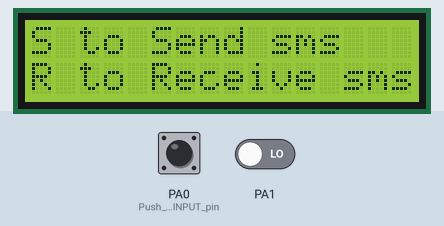
Bench run of a sketch on a simulated STM32 Blue Pill. Parts: 16×2 character LCD. The test bench sets the inputs (shaded band); at power-on: PA0 (Push_buttons_as_INPUT_pin) LOW, PA1 LOW. The modem accepts every AT command (registered, SIM ready, sends succeed) and sends nothing else.

Above: at 2.2 s.
2.3 s: PA0 (Push_buttons_as_INPUT_pin) pulled HIGH for 0.15 s
At 2.9 s:
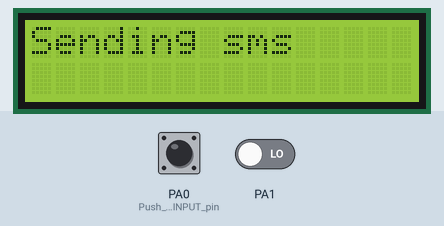
5.4 s: PA1 driven HIGH
At 7.2 s:
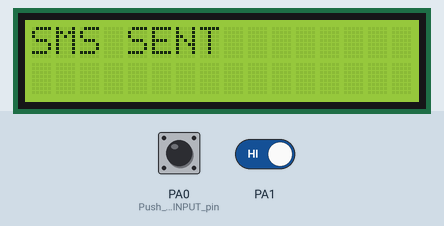
At 8.6 s:
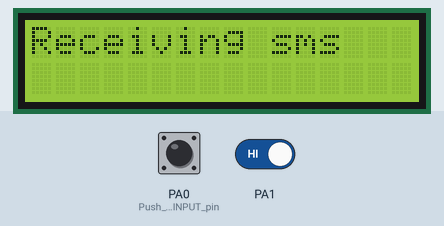
Timing chart, 0 to 10.1 s (numbered marks = the images above; inputs shaded):
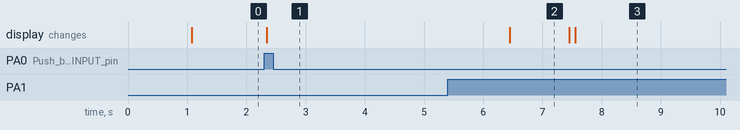

The sketch:

codeFile.ino
```cpp
#include <LiquidCrystal.h>                           //Library for LCD display


const int rs = PB11, en = PB10, d4 = PB0, d5 = PB1, d6 = PC13, d7 = PC14;      //Pins that are connected between LCD and STM32


LiquidCrystal lcd(rs, en, d4, d5, d6, d7);


int receive = 0;


void setup()


{


  lcd.begin(16,2);           //LCD set at 16x2 mode


  pinMode(PA0,INPUT);       //Push buttons as INPUT pins

  pinMode(PA1,INPUT);


  lcd.print("STM32 WITH GSM");   //Display Welcome message

  lcd.setCursor(0,1);

  lcd.print("SIM800C");


  Serial1.begin(9600);   // Setting the baud rate of GSM Module


  delay(1000);


  lcd.clear();


}


void loop()


{


  lcd.clear();

  lcd.setCursor(0,0);

  lcd.print("S to Send sms");

  lcd.setCursor(0,1);

  lcd.print("R to Receive sms");

  delay(100);


  int a = digitalRead(PA0);          //Read status of the push buttons

  int b = digitalRead(PA1);


  if (a == 1)                         // Depeding upon which push button is pressed the respected function is called

       {

         SendMessage();

       }


else if( b == 1)

      {

         RecieveMessage();

      }


}


 void SendMessage()      //Function to Send Message

{

  lcd.clear();


  lcd.print("Sending sms");

  delay(1000);

  Serial1.println("AT+CMGF=1");    //Sets the GSM Module in Text Mode


  delay(1000);


  Serial1.println("AT+CMGS=\"+917545651435\"\r"); // Replace x with mobile number


  delay(1000);


  Serial1.println("Hi Circuit Digest from GSM Module"); // The SMS text you want to send


  delay(100);


  Serial1.println((char)26);// ASCII code of CTRL+Z


  delay(1000);

  lcd.clear();

  lcd.print("SMS SENT");

  delay(1000);

}


 void RecieveMessage()         //Function to Receive Message


{


  lcd.clear();

  lcd.print("Receiving sms");


  Serial1.println("AT+CNMI=2,2,0,0,0"); // AT Command to recieve a live SMS


  delay(1000);


  while(1)

  {

           if(Serial1.available())

            {

                do


                  {


                     while ( !Serial1.available() );


                  } while ( '"' != Serial1.read() );


               do


                  {


                      while ( !Serial1.available() );


                  } while ( '"' != Serial1.read() );


               do


                 {


                      while ( !Serial1.available() );


                  } while ( '"' != Serial1.read() );


               do


                 {


                    while ( !Serial1.available() );


                 } while ( '"' != Serial1.read() );


                do


                  {


                     while ( !Serial1.available() );


                  } while ( '"' != Serial1.read() );


                do


                 {


                    while ( !Serial1.available() );


                  } while ( '"' != Serial1.read() );


                  while ( !Serial1.available() );


                  receive = Serial1.read();


                  while ( !Serial1.available() );


                  receive = Serial1.read();


    lcd.clear();


    while(1)


    {


        while ( !Serial1.available() );


        receive = Serial1.read();


        if ( receive == '\r' )


              break;


        else


             lcd.write(receive);

     }

}

}

}
```

Measured:
- after the input at 2.3 s, the display: changes at once (image 1)
- after the input at 5.4 s, the display: first differs from a run without the input after 2.2 s (image 3)
- what the display in image 2 shows lasts 1.1 s, from 6.4 s to 7.5 s
